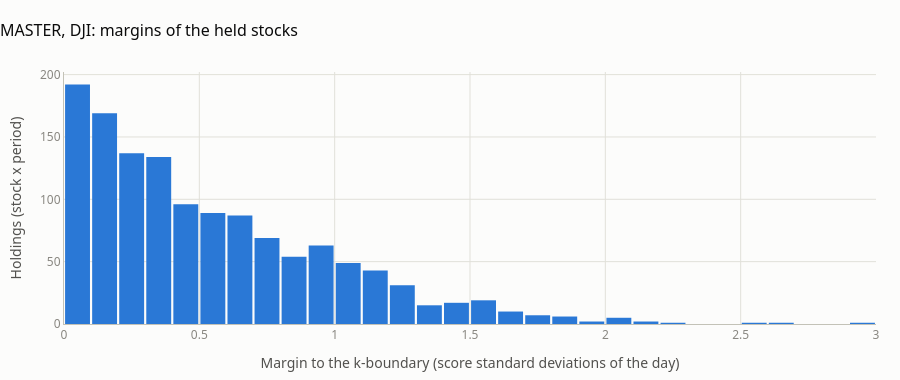

The cell this chart's notebook holds for it:
### Markdown cell above
## 3. How fragile are the choices? Margins to the k-boundary

For every held stock and week: how much its score could fall before another stock overtakes it, in standard deviations of that day's scores (`margin_z`). A small margin means a small change in the prediction (another seed, a little noise in the data) would change the portfolio. The table gives the median margin and the share of holdings within 0.1 standard deviations of dropping out.

### Code cell
margin_rows = []
for (model, universe, seed), (_, _, h) in loaded.items():
    m = h.loc[h["held"], "margin_z"]
    margin_rows.append({"model": model, "universe": universe, "seed": seed, "holdings": len(m), "median margin": m.median(),
                        "share below 0.1": (m < 0.1).mean(), "share below 0.25": (m < 0.25).mean()})
margins = pd.DataFrame(margin_rows)
display(margins.style.format({"median margin": "{:.3f}", "share below 0.1": "{:.0%}", "share below 0.25": "{:.0%}"}))
model, universe, seed = next(iter(loaded))
viz.margin_histogram(loaded[(model, universe, seed)][2], f"{model}, {UNIVERSE_NAMES[universe]}: margins of the held stocks").show()

### Figure 1 — Plotly figure (JSON) as saved in the notebook; plotly's stock layout.template omitted (floating-point values rounded to 4 significant figures; data arrays with more than 128 entries replaced by an {"elided": "..."} marker saying what was removed)
{"data": [{"hovertemplate": "margin %{x}<br>%{y} holdings<extra></extra>", "marker": {"color": "#2a78d6", "line": {"width": 0}}, "name": "held stocks", "nbinsx": 40, "type": "histogram", "x": {"elided": "1300 float values"}}], "layout": {"bargap": 0.08, "font": {"color": "#52514e", "family": "system-ui, -apple-system, \"Segoe UI\", sans-serif", "size": 12}, "height": 380, "hoverlabel": {"font": {"family": "system-ui, -apple-system, \"Segoe UI\", sans-serif"}}, "legend": {"font": {"color": "#52514e"}, "orientation": "h", "x": 1, "xanchor": "right", "y": 1.02, "yanchor": "bottom"}, "margin": {"b": 48, "l": 64, "r": 24, "t": 72}, "paper_bgcolor": "#fcfcfb", "plot_bgcolor": "#fcfcfb", "title": {"font": {"color": "#0b0b0b", "size": 16}, "text": "MASTER, DJI: margins of the held stocks", "x": 0, "xanchor": "left"}, "xaxis": {"gridcolor": "#e1e0d9", "linecolor": "#c3c2b7", "showline": true, "tickfont": {"color": "#898781"}, "title": {"font": {"color": "#52514e"}, "text": "Margin to the k-boundary (score standard deviations of the day)"}, "zeroline": false}, "yaxis": {"gridcolor": "#e1e0d9", "linecolor": "#c3c2b7", "tickfont": {"color": "#898781"}, "title": {"font": {"color": "#52514e"}, "text": "Holdings (stock x period)"}, "zeroline": false}}}
